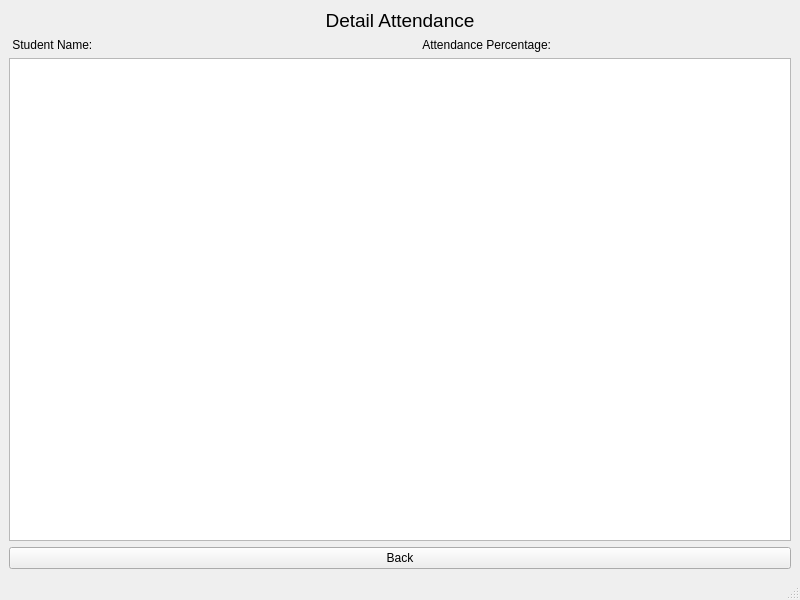
<?xml version="1.0" encoding="UTF-8"?>
<ui version="4.0">
 <class>detailAttendancePage</class>
 <widget class="QMainWindow" name="detailAttendancePage">
  <property name="geometry">
   <rect>
    <x>0</x>
    <y>0</y>
    <width>800</width>
    <height>600</height>
   </rect>
  </property>
  <property name="windowTitle">
   <string>Detail Attendance</string>
  </property>
  <widget class="QWidget" name="centralwidget">
   <layout class="QGridLayout" name="gridLayout">
    <item row="0" column="0">
     <layout class="QVBoxLayout" name="verticalLayout_2">
      <item>
       <layout class="QVBoxLayout" name="verticalLayout">
        <item>
         <widget class="QLabel" name="detailAttendanceLabel">
          <property name="text">
           <string>&lt;html&gt;&lt;head/&gt;&lt;body&gt;&lt;p&gt;&lt;span style=&quot; font-size:14pt;&quot;&gt;Detail Attendance&lt;/span&gt;&lt;/p&gt;&lt;/body&gt;&lt;/html&gt;</string>
          </property>
          <property name="alignment">
           <set>Qt::AlignCenter</set>
          </property>
         </widget>
        </item>
        <item>
         <layout class="QHBoxLayout" name="horizontalLayout_3">
          <item>
           <layout class="QHBoxLayout" name="horizontalLayout">
            <item>
             <widget class="QLabel" name="studetnNameLabel">
              <property name="text">
               <string> Student Name:</string>
              </property>
             </widget>
            </item>
            <item>
             <widget class="QLabel" name="studentName">
              <property name="text">
               <string/>
              </property>
             </widget>
            </item>
           </layout>
          </item>
          <item>
           <layout class="QHBoxLayout" name="horizontalLayout_2">
            <item>
             <widget class="QLabel" name="attendancePercentageLabel">
              <property name="text">
               <string>      Attendance Percentage:</string>
              </property>
             </widget>
            </item>
            <item>
             <widget class="QLabel" name="attendancePercentage">
              <property name="text">
               <string/>
              </property>
             </widget>
            </item>
           </layout>
          </item>
         </layout>
        </item>
        <item>
         <widget class="QTableWidget" name="table"/>
        </item>
       </layout>
      </item>
      <item>
       <widget class="QPushButton" name="backBtn">
        <property name="text">
         <string>Back</string>
        </property>
       </widget>
      </item>
     </layout>
    </item>
   </layout>
  </widget>
  <widget class="QStatusBar" name="statusbar"/>
 </widget>
 <resources/>
 <connections/>
</ui>
